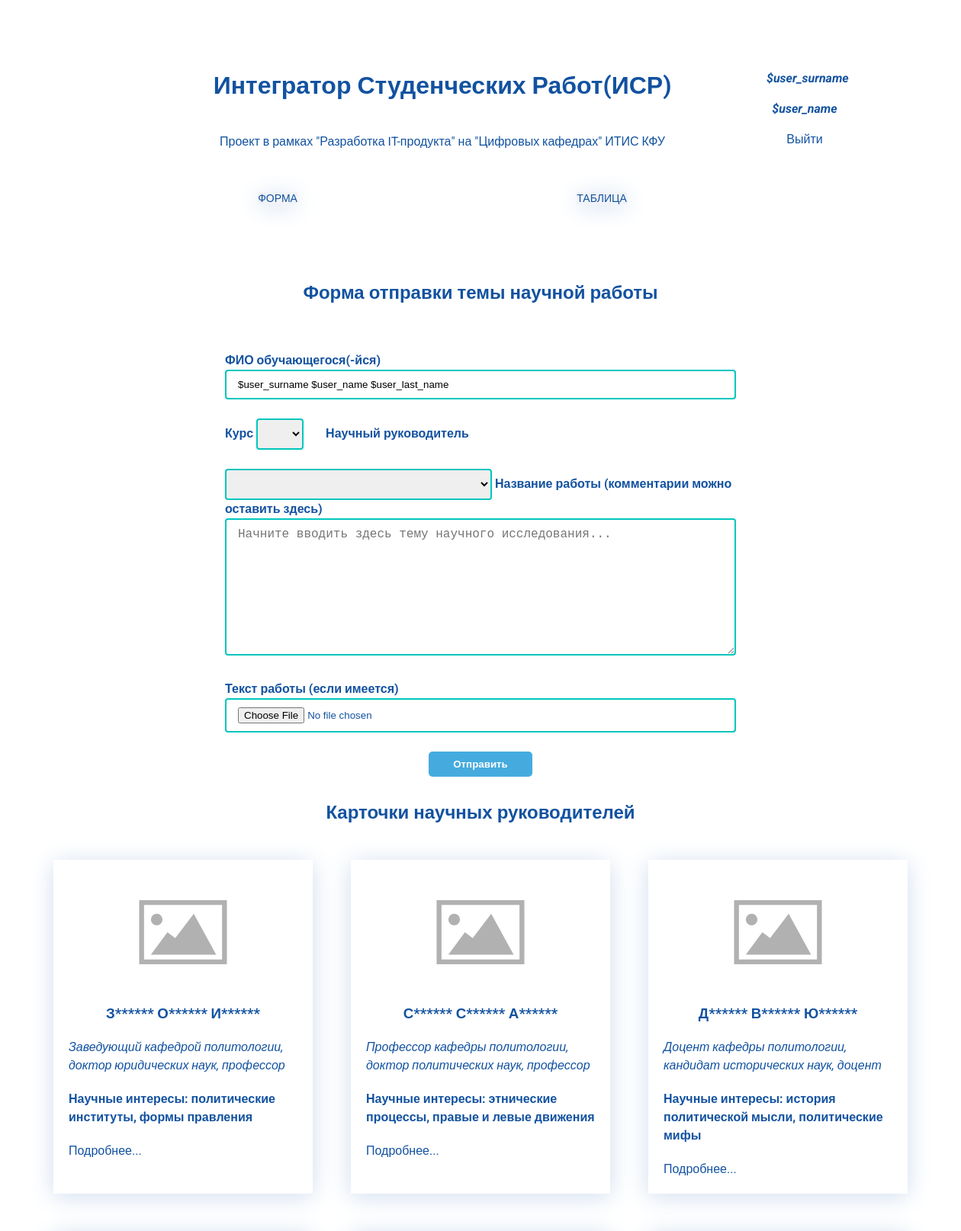
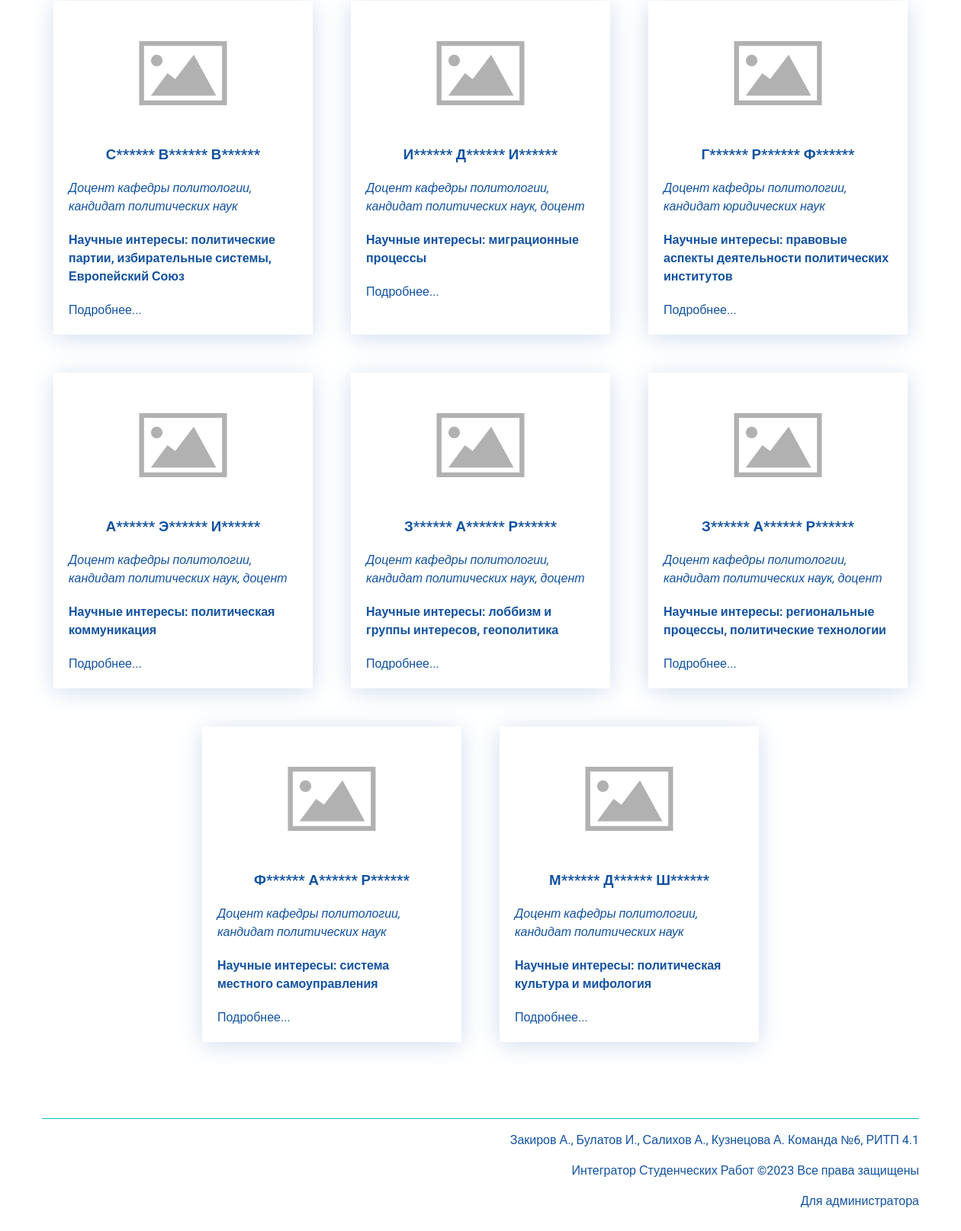
/index.php (signed in), run on the app's committed database (2 pictures, top to bottom).
### tables this page shows
CREATE TABLE supervisor_cards (
  id INT AUTO_INCREMENT PRIMARY KEY,
  supervisor_name VARCHAR(128),
  supervisor_photo VARCHAR(128),
  supervisor_status VARCHAR(128),
  supervisor_interests VARCHAR(255),
  supervisor_site VARCHAR(255)
);

### functions.php (called while the page is built, shortened)
<?php
function include_template($name, array $data = []) {
    $name = 'templates/' . $name;
    extract($data);
    require $name;
    $result = ob_get_clean();
    return $result;
};

### templates/maincontent.php (the view, shortened to what this page needs)
<section class="form">
    <h2 class="form-title">Форма отправки темы научной работы</h2>
    <form class="main-form" method="POST" action="/index.php" enctype="multipart/form-data" autocomplete="off">
        <label for="student_name" class="name-lable">ФИО обучающегося(-йся)
            <input class="name-input" type="text" id="student_name" name="student_name" placeholder="Введите Фамилию Имя Отчество" value="<?= $_SESSION['user_surname'] . ' ' . $_SESSION['user_name'] . ' ' .  $_SESSION['user_last_name']; ?>">
        </label>
        <label class="year-lable">Курс
            <select class="year-select" name="year_of_study">
                    <option selected></option>
                <?php foreach ($years_of_study as $year_of_study): ?>
                    <option><?= $year_of_study["year_of_study"]; ?></option>
                <?php endforeach; ?>
            </select>
        </label>
        <label class="supervisor-lable">Научный руководитель
            <select class="supervisor-select" name="supervisor_name">
                    <option selected></option>
                <?php foreach ($supervisor_cards as $supervisor_card): ?>
                    <option><?= $supervisor_card["supervisor_name"]; ?></option>
                <?php endforeach; ?>
            </select>
        </label>
        <label class="name-lable">Название работы (комментарии можно оставить здесь)
            <textarea class="textarea" name="work_name" placeholder="Начните вводить здесь тему научного исследования..."></textarea>
        </label>
        <label class="name-lable">Текст работы (если имеется)
            <input class="name-input" type="file" name="work_file"></label>
        <input class="button" type="submit" value="Отправить">
    </form>
</section>
<section class="supervisor-section">
    <h2>Карточки научных руководителей</h2>
    <ul class="cards">
        <?php foreach ($supervisor_cards as $supervisor_card): ?>
            <li class="card">
            <img class="card-img" src="<?= $supervisor_card["supervisor_photo"]; ?>" width="150" height="150" alt="<?= $supervisor_card["supervisor_name"]; ?>">
            <div class="card-content">
                <h3 class="card-supervisor"><?= $supervisor_card["supervisor_name"]; ?></h3>
                <p class="card-status"><?= $supervisor_card["supervisor_status"]; ?></p>
                <p class="card-text"><?= $supervisor_card["supervisor_interests"]; ?></p>
                <a href="<?= $supervisor_card["supervisor_site"]; ?>" class="card-more">Подробнее...</a>
            </div>
            </li>
        <?php endforeach; ?>
    </ul>
</section>

### templates/layout.php (shortened to what this page needs)
<!DOCTYPE html>
<html lang="ru">
    <head>
        <link href="/css/style.css" rel="stylesheet">
    </head>
    <body>
        <header class="header">
            <div class="header-container">
                <h1 class="header-title">Интегратор Студенческих Работ(ИСР) </h1>
                <p class="header-info">Проект в рамках "Разработка IT-продукта" на "Цифровых кафедрах" ИТИС КФУ</p>
                <nav class="main-nav">
                <ul class="site-navigation">
                    <li class="site-navigation-item <?php if($_SESSION['user_name'] === 'admin'): print('hidden'); endif; ?>"><a href="/index.php">Форма</a></li>
                    <li class="site-navigation-item <?php if($_SESSION['user_name'] === 'admin'): print('hidden'); endif; ?>"><a href="/tables.php">Таблица</a></li>
                </ul>
                </nav>
            </div>
            <div class="user-container">
                <p class="user-name"><?= $_SESSION['user_surname']; ?></p>
                <p class="user-name"><?= $_SESSION['user_name']; ?></p>
                <a class="logout" href="logout.php">Выйти</a>
            </div>
        </header>
        <main class="main-content"><?= $main_content; ?></main>
        <footer class="footer">
            <p class="dev">Закиров А., Булатов И., Салихов А., Кузнецова А. Команда №6, РИТП 4.1</p>
            <p class="copyright">Интегратор Студенческих Работ ©2023 Все права защищены</p>
            <p class="copyright"><a href="/login-manager.php">Для администратора</a></p>
        </footer>
    </body>
</html>

### index.php (shortened to what this page needs)
<?php
require_once ("init.php");
require_once ("functions.php");
$false_name = '';
$false_year = '';
$false_sup = '';
$false_work = '';
if (isset($_SESSION['user_surname'])) {
    if (!$con) {
            $error = mysqli_connect_error();
        } else {
            $sql = "SELECT year_of_study FROM years_of_study";
            $result = mysqli_query($con, $sql);
            if (!$result) {
            $error = mysqli_error($con);
        } else {
            $years_of_study = mysqli_fetch_all($result, MYSQLI_ASSOC);
        };
    };
    if (!$con) {
            $error = mysqli_connect_error();
        } else {
            $sql = "SELECT * FROM supervisor_cards";
            $result = mysqli_query($con, $sql);
            if (!$result) {
            $error = mysqli_error($con);
        } else {
            $supervisor_cards = mysqli_fetch_all($result, MYSQLI_ASSOC);
        };
    };
    $main_content = include_template("maincontent.php", [
        "supervisor_cards" => $supervisor_cards,
        "years_of_study" => $years_of_study,
        "false_name" => $false_name,
        "false_year" => $false_year,
        "false_sup" => $false_sup,
        "false_work" => $false_work
    ]);
    $layout_content = include_template("layout.php", [
        "main_content" => $main_content
    ]);
    print($layout_content);
} else {
    header("Location: /login.php");
};

### css/style.css (style rules this page uses)
html { scroll-behavior: smooth; }
body { margin: 0; font-family: "Roboto", sans-serif; font-size: 16px; line-height: 24px; color: #1252a0; background-color: #ffffff; }
.header { width: 950px; margin: 50px auto 100px auto; padding: 0; display: flex; }
.header-container { width: 850px; }
.user-container { width: 100px; text-align: center; margin-top: 25px; }
.user-name { font-style: italic; font-weight: bold; }
.logout { text-decoration: none; color: #1252a0; }
.header-title { text-align: center; margin-top: 50px; margin-bottom: 50px; }
.header-info { text-align: center; margin-bottom: 50px; }
.site-navigation { display: flex; flex-wrap: wrap; padding: 0; margin: 0; list-style: none; }
.site-navigation-item { margin-right: auto; margin-left: auto; }
.site-navigation-item a { font-size: 14px; line-height: 18px; color: #1252a0; text-transform: uppercase; text-decoration: none; background-color: #f1f3f6; box-shadow: 0 4px 30px #d1deef; }
.main-content { width: 1150px; margin: 0 auto; padding: 0 50px; }
h2 { text-align: center; margin-bottom: 50px; }
.supervisor-section { margin-bottom: 100px; }
.cards { display: flex; justify-content: center; flex-wrap: wrap; padding: 0; margin: 0; list-style: none; gap: 50px; }
.card { width: 300px; padding: 20px; box-shadow: 0 4px 30px #d1deef; }
.card a { text-decoration: none; color: #1252a0; }
.card-img { display: block; margin-bottom: 20px; margin-left: auto; margin-right: auto; }
.card-supervisor { margin: 0; text-align: center; margin-bottom: 20px; }
.card-status { margin: 0; margin-bottom: 20px; font-style: italic; }
.card-text { margin: 0; margin-bottom: 20px; font-weight: bold; }
.form { width: 700px; margin-left: auto; margin-right: auto; }
.main-form { padding: 15px; display: block; }
.name-lable { font-weight: bold; }
.name-input { width: 100%; margin-bottom: 25px; padding: 10px 15px; box-sizing: border-box; border: 2px solid #00c6bd; border-radius: 4px; outline: none; }
.year-lable { font-weight: bold; }
.year-select { border-radius: 5px; margin-bottom: 25px; margin-right: 25px; box-sizing: border-box; padding: 10px 15px; border: 2px solid #00c6bd; border-radius: 4px; outline: none; }
.supervisor-lable { font-weight: bold; }
.supervisor-select { width: 350px; box-sizing: border-box; padding: 10px 15px; border: 2px solid #00c6bd; border-radius: 4px; outline: none; }
.textarea { width: 100%; resize: vertical; box-sizing: border-box; height: 180px; margin-bottom: 25px; padding: 10px 15px; font-size: large; border: 2px solid #00c6bd; border-radius: 4px; outline: none; }
.button { display: block; padding: 9px 32px; background-color: #45abde; color: #ffffff; font-weight: 700; border: none; border-radius: 5px; margin-left: auto; margin-right: auto; }
.footer { width: 1150px; margin: 100px auto; padding: 0; border-top: 1px solid #00c6bd; }
.dev { text-align: end; }
.copyright { text-align: end; }
.footer a { text-decoration: none; color: #1252a0; }

### data on the page
supervisor_cards: supervisor_photo (placeholder picture), supervisor_name "З****** О****** И******", supervisor_status "Заведующий кафедрой политологии, доктор юридических наук, профессор", supervisor_interests "Научные интересы: политические институты, формы правления"
supervisor_cards: supervisor_photo (placeholder picture), supervisor_name "С****** С****** А******", supervisor_status "Профессор кафедры политологии, доктор политических наук, профессор", supervisor_interests "Научные интересы: этнические процессы, правые и левые движения"
supervisor_cards: supervisor_photo (placeholder picture), supervisor_name "Д****** В****** Ю******", supervisor_status "Доцент кафедры политологии, кандидат исторических наук, доцент", supervisor_interests "Научные интересы: история политической мысли, политические мифы"
supervisor_cards: supervisor_photo (placeholder picture), supervisor_name "С****** В****** В******", supervisor_status "Доцент кафедры политологии, кандидат политических наук", supervisor_interests "Научные интересы: политические партии, избирательные системы, Европейский Союз"
supervisor_cards: supervisor_photo (placeholder picture), supervisor_name "И****** Д****** И******", supervisor_status "Доцент кафедры политологии, кандидат политических наук, доцент", supervisor_interests "Научные интересы: миграционные процессы"
supervisor_cards: supervisor_photo (placeholder picture), supervisor_name "Г****** Р****** Ф******", supervisor_status "Доцент кафедры политологии, кандидат юридических наук", supervisor_interests "Научные интересы: правовые аспекты деятельности политических институтов"
supervisor_cards: supervisor_photo (placeholder picture), supervisor_name "А****** Э****** И******", supervisor_status "Доцент кафедры политологии, кандидат политических наук, доцент", supervisor_interests "Научные интересы: политическая коммуникация"
supervisor_cards: supervisor_photo (placeholder picture), supervisor_name "З****** А****** Р******", supervisor_status "Доцент кафедры политологии, кандидат политических наук, доцент", supervisor_interests "Научные интересы: лоббизм и группы интересов, геополитика"
supervisor_cards: supervisor_photo (placeholder picture), supervisor_name "З****** А****** Р******", supervisor_status "Доцент кафедры политологии, кандидат политических наук, доцент", supervisor_interests "Научные интересы: региональные процессы, политические технологии"
supervisor_cards: supervisor_photo (placeholder picture), supervisor_name "Ф****** А****** Р******", supervisor_status "Доцент кафедры политологии, кандидат политических наук", supervisor_interests "Научные интересы: система местного самоуправления"
supervisor_cards: supervisor_photo (placeholder picture), supervisor_name "М****** Д****** Ш******", supervisor_status "Доцент кафедры политологии, кандидат политических наук", supervisor_interests "Научные интересы: политическая культура и мифология"

### other printed values
$_SESSION['user_surname'] "$user_surname"
$_SESSION['user_name'] "$user_name"
